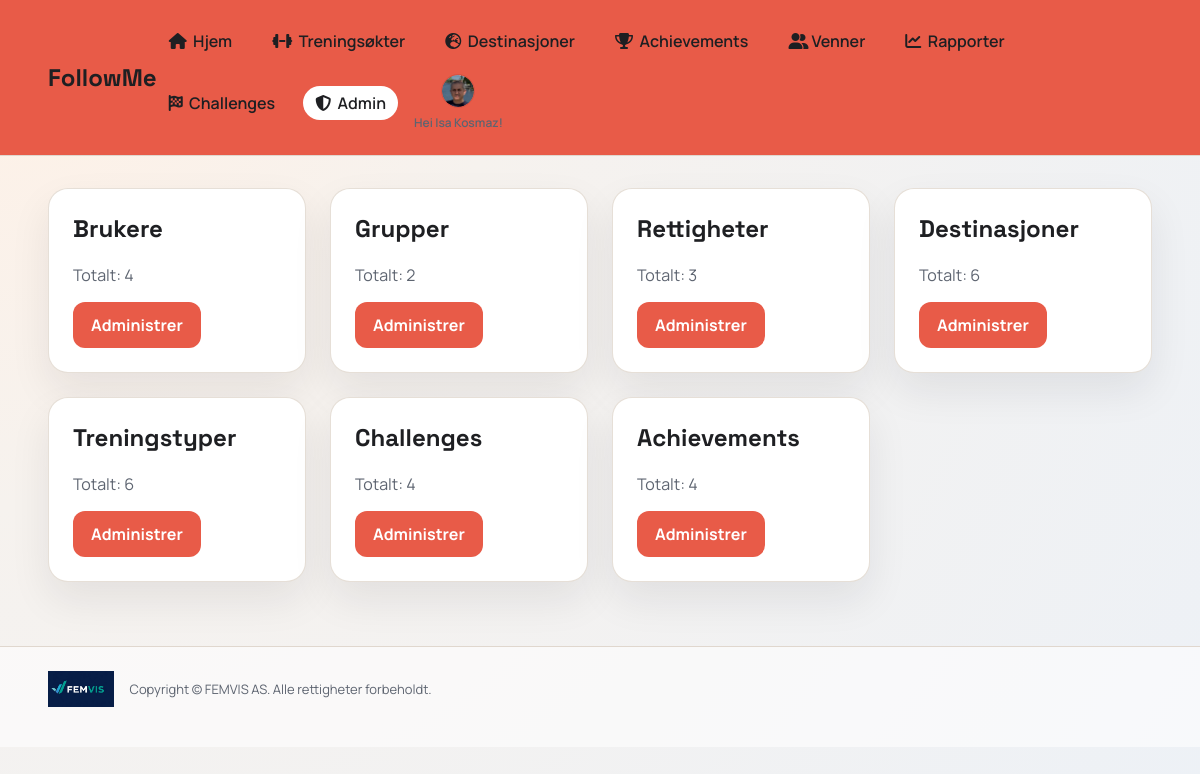
The page /admin (signed in) on the database its author committed.
### app.py (models this page shows)
class User(db.Model):
    id = db.Column(db.Integer, primary_key=True)
    username = db.Column(db.String(40), unique=True, nullable=False)
    full_name = db.Column(db.String(120), nullable=False)
    email = db.Column(db.String(120), unique=True, nullable=False)
    password_hash = db.Column(db.String(255), nullable=False)
    role = db.Column(db.String(20), default="user", nullable=False)
    avatar_color = db.Column(db.String(20), default="#2d7d46", nullable=False)
    avatar_icon = db.Column(db.String(20), default="boot", nullable=False)
    avatar_image = db.Column(db.String(255), nullable=True)
    created_at = db.Column(db.DateTime, default=datetime.utcnow, nullable=False)

### app.py (the view)
@app.route("/admin")
@login_required
def admin_dashboard():
    admin = get_current_user()
    if admin.role != "admin":
        flash("Du har ikke tilgang.")
        return redirect(url_for("index"))
    user_count = User.query.count()
    group_count = Group.query.count()
    permission_count = Permission.query.count()
    destination_count = Destination.query.count()
    activity_count = ActivityType.query.count()
    challenge_count = Challenge.query.count()
    achievement_count = Achievement.query.count()
    return render_template(
        "admin_dashboard.html",
        user=admin,
        user_count=user_count,
        group_count=group_count,
        permission_count=permission_count,
        destination_count=destination_count,
        activity_count=activity_count,
        challenge_count=challenge_count,
        achievement_count=achievement_count,
    )

### app.py (called while the page is built)
def login_required(view):
    @wraps(view)
    def wrapper(*args, **kwargs):
        if "user_id" not in session:
            return redirect(url_for("login"))
        user = db.session.get(User, session["user_id"])
        if not user:
            session.clear()
            return redirect(url_for("login"))
        return view(*args, **kwargs)
    return wrapper

def get_current_user():
    if "user_id" not in session:
        return None
    user = db.session.get(User, session["user_id"])
    if not user:
        session.clear()
        return None
    return user

### templates/admin_dashboard.html
{% extends "base.html" %}
{% set title = "Admin dashboard" %}
{% block content %}
<section class="grid">
  <div class="card">
    <h2>Brukere</h2>
    <p class="muted">Totalt: {{ user_count }}</p>
    <a class="button" href="{{ url_for('admin_users') }}">Administrer</a>
  </div>
  <div class="card">
    <h2>Grupper</h2>
    <p class="muted">Totalt: {{ group_count }}</p>
    <a class="button" href="{{ url_for('admin_groups') }}">Administrer</a>
  </div>
  <div class="card">
    <h2>Rettigheter</h2>
    <p class="muted">Totalt: {{ permission_count }}</p>
    <a class="button" href="{{ url_for('admin_permissions') }}">Administrer</a>
  </div>
  <div class="card">
    <h2>Destinasjoner</h2>
    <p class="muted">Totalt: {{ destination_count }}</p>
    <a class="button" href="{{ url_for('admin_destinations') }}">Administrer</a>
  </div>
  <div class="card">
    <h2>Treningstyper</h2>
    <p class="muted">Totalt: {{ activity_count }}</p>
    <a class="button" href="{{ url_for('admin_activity_types') }}">Administrer</a>
  </div>
  <div class="card">
    <h2>Challenges</h2>
    <p class="muted">Totalt: {{ challenge_count }}</p>
    <a class="button" href="{{ url_for('admin_challenges') }}">Administrer</a>
  </div>
  <div class="card">
    <h2>Achievements</h2>
    <p class="muted">Totalt: {{ achievement_count }}</p>
    <a class="button" href="{{ url_for('admin_achievements') }}">Administrer</a>
  </div>
</section>
{% endblock %}

### templates/base.html (shortened to what this page needs)
<!doctype html>
<html lang="no">
<head>
  <link rel="stylesheet" href="{{ url_for('static', filename='css/style.css') }}">
  <link rel="stylesheet" href="https://cdnjs.cloudflare.com/ajax/libs/font-awesome/6.5.2/css/all.min.css">
</head>
<body>
  <div class="app-shell">
    <header class="topbar">
      <a class="brand-link" href="{{ url_for('index') }}"><div class="brand">FollowMe</div></a>
      {% if user %}
      <div class="nav-shell">
        <nav class="nav">
          <a href="{{ url_for('index') }}" class="{% if request.path == url_for('index') %}active{% endif %}"><i class="fa-solid fa-house"></i>&nbsp; Hjem</a>
          <a href="{{ url_for('workouts') }}" class="{% if request.path.startswith(url_for('workouts')) %}active{% endif %}"><i class="fa-solid fa-dumbbell"></i>&nbsp; Treningsøkter</a>
          <a href="{{ url_for('destinations') }}" class="{% if request.path.startswith(url_for('destinations')) %}active{% endif %}"><i class="fa-solid fa-earth-europe"></i>&nbsp; Destinasjoner</a>
          <a href="{{ url_for('achievements') }}" class="{% if request.path.startswith(url_for('achievements')) %}active{% endif %}"><i class="fa-solid fa-trophy"></i>&nbsp; Achievements</a>
          <a href="{{ url_for('friends') }}" class="{% if request.path.startswith(url_for('friends')) %}active{% endif %}"><i class="fa-solid fa-user-group"></i> Venner</a>
          <a href="{{ url_for('reports') }}" class="{% if request.path.startswith(url_for('reports')) %}active{% endif %}"><i class="fa-solid fa-chart-line"></i>&nbsp; Rapporter</a>
          <a href="{{ url_for('challenges') }}" class="{% if request.path.startswith(url_for('challenges')) %}active{% endif %}"><i class="fa-solid fa-flag-checkered"></i>&nbsp; Challenges</a>
          {% if user.role == 'admin' %}
          <a href="{{ url_for('admin_dashboard') }}" class="{% if request.path.startswith('/admin') %}active{% endif %}"><i class="fa-solid fa-shield-halved"></i>&nbsp; Admin</a>
          {% endif %}
          <div class="nav-avatar-wrap">
            <a class="nav-avatar {% if user.avatar_image %}has-image{% endif %}" href="{{ url_for('profile') }}" style="--accent: {{ user.avatar_color }}" aria-label="Profil">
              {% if user.avatar_image %}
                <img src="{{ url_for('static', filename='uploads/' ~ user.avatar_image) }}" alt="Avatar">
              {% endif %}
            </a>
            <div class="nav-welcome">Hei {{ user.full_name }}!</div>
          </div>
        </nav>
      </div>
      {% endif %}
    </header>
    <main class="main">
      {% block content %}{% endblock %}
    </main>
    <footer class="footer">
      <div class="footer-inner">
        <img src="{{ url_for('static', filename='img/logo.jpg') }}" alt="FEMVIS AS logo">
        <p>Copyright © FEMVIS AS. Alle rettigheter forbeholdt.</p>
      </div>
    </footer>
  </div>
</body>
</html>

### static/css/style.css (style rules this page uses)
:root { --bg: #f6f2ee; --bg-2: #edf1f6; --card: #ffffff; --ink: #1e1f22; --muted: #5d6470; --accent: #2d7d46; --accent-2: #d96d4e; --stroke: #e0d7ce; }
* { box-sizing: border-box; }
body { margin: 0; font-family: "Manrope", sans-serif; color: var(--ink); background: radial-gradient(circle at top left, #fff1e6 0%, var(--bg) 35%, var(--bg-2) 100%); }
.app-shell { min-height: 100vh; }
.topbar { display: flex; align-items: center; justify-content: space-between; padding: 24px 48px; position: sticky; top: 0; backdrop-filter: blur(6px); background: #e85b48; border-bottom: 1px solid var(--stroke); z-index: 10; }
.brand { font-family: "Space Grotesk", sans-serif; font-size: 24px; font-weight: 700; }
.brand-link { text-decoration: none; color: inherit; }
.nav { display: flex; gap: 16px; flex-wrap: wrap; align-items: center; }
.nav a { text-decoration: none; color: var(--ink); font-weight: 600; padding: 6px 12px; border-radius: 999px; }
.nav a.active { background: var(--card); }
.nav a.nav-avatar { padding: 0; }
.nav-avatar { width: 34px; height: 34px; border-radius: 50%; background: var(--accent); display: flex; align-items: center; justify-content: center; color: #fff; font-weight: 700; overflow: hidden; border: 1px solid rgba(0, 0, 0, 0.08); padding: 0; }
.nav-avatar img { width: 100%; height: 100%; object-fit: cover; display: block; border-radius: 50%; }
.nav-avatar.has-image { background: transparent; }
.nav-avatar-wrap { position: relative; display: flex; align-items: center; flex-direction: column; gap: 6px; }
.nav-welcome { font-size: 12px; color: var(--muted); font-weight: 600; text-align: center; max-width: 140px; }
.nav-shell { display: flex; align-items: center; gap: 12px; position: relative; }
.main { padding: 32px 48px 64px; }
.footer { padding: 24px 48px 40px; border-top: 1px solid var(--stroke); background: rgba(255, 255, 255, 0.6); }
.footer-inner { display: flex; align-items: center; gap: 16px; flex-wrap: wrap; }
.footer-inner img { height: 36px; }
.footer-inner p { margin: 0; color: var(--muted); font-size: 13px; }
.grid { display: grid; grid-template-columns: repeat(auto-fit, minmax(240px, 1fr)); gap: 24px; }
.card { background: var(--card); border-radius: 20px; padding: 24px; box-shadow: 0 18px 40px rgba(29, 31, 34, 0.08); border: 1px solid rgba(224, 215, 206, 0.8); }
.card h2 { margin-top: 0; font-family: "Space Grotesk", sans-serif; }
.muted { color: var(--muted); }
.button { background: #e85b48; color: #fff; border: none; padding: 12px 18px; border-radius: 12px; font-weight: 700; cursor: pointer; text-decoration: none; display: inline-block; text-align: center; }

### rows shown on the page
User: avatar_image (picture), full_name "Isa Kosmaz"

### other values the page prints
{{ user_count }} "4"
{{ group_count }} "2"
{{ permission_count }} "3"
{{ destination_count }} "6"
{{ activity_count }} "6"
{{ challenge_count }} "4"
{{ achievement_count }} "4"
